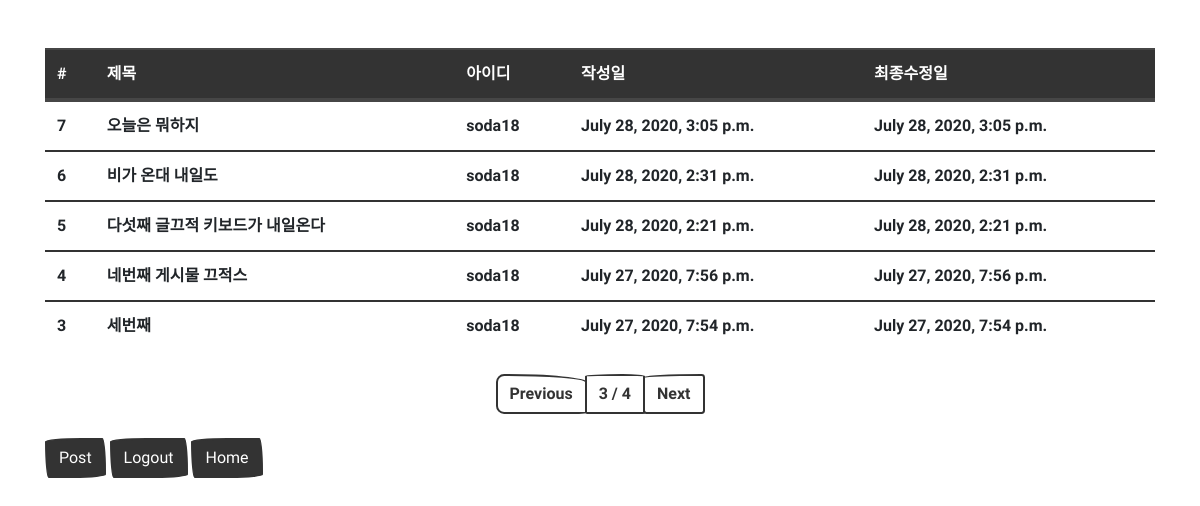
The app's page /board/list/?p=3 with its own data.
### board/models.py (models this page shows, shortened)
class Board(models.Model):
    title       = models.CharField(max_length=200, verbose_name="제목")
    contents    = models.TextField(verbose_name="내용")
    writer      = models.ForeignKey('member.BoardMember', on_delete=models.CASCADE, verbose_name="작성자")
    created_at  = models.DateTimeField(auto_now_add=True, verbose_name="작성일")
    updated_at  = models.DateTimeField(auto_now=True, verbose_name="최종수정일")
    tags        = models.ManyToManyField('tag.Tag', verbose_name="게시판태그")
    class Meta:
        db_table            = 'boards'
        verbose_name        = '게시판'
        verbose_name_plural = '게시판'

### member/models.py (models this page shows)
class BoardMember(models.Model):
    username    = models.CharField(max_length=100, verbose_name='유저ID')
    email       = models.EmailField(max_length=100, verbose_name='유저메일')
    password    = models.CharField(max_length=100, verbose_name='유저PW')
    created_at  = models.DateTimeField(auto_now_add=True, verbose_name='가입날짜')
    updated_at  = models.DateTimeField(auto_now=True, verbose_name='마지막수정일')
    def __str__(self):
        return self.username
    class Meta:
        db_table            = 'boardmembers'
        verbose_name        = '게시판멤버'
        verbose_name_plural = '게시판멤버'

### board/views.py (the view)
# urls.py: path('list/', views.board_list),
def board_list(request):
    all_boards  = Board.objects.all().order_by('-id')
    page        = int(request.GET.get('p', 1))
    pagenator   = Paginator(all_boards, 5)
    boards      = pagenator.get_page(page)
    return render(request, 'board_list.html', {"boards":boards})

### board/templates/board_list.html
{% extends "base.html" %} {% block content %}
<div class="row mt-5">
  <div class="col-12">
    <table class="table">
      <thead class="thead-dark">
        <tr>
          <th scope="col">#</th>
          <th scope="col">제목</th>
          <th scope="col">아이디</th>
          <th scope="col">작성일</th>
          <th scope="col">최종수정일</th>
        </tr>
      </thead>
      <tbody>
        {% for board in boards %}
        <tr onclick="location.href='/board/detail/{{ board.id }}/'">
          <th scope="row">{{ board.id }}</th>
          <td>{{ board.title }}</td>
          <td>{{ board.writer }}</td>
          <td>{{ board.created_at }}</td>
          <td>{{ board.updated_at }}</td>
        </tr>
        {% endfor %}
      </tbody>
    </table>
  </div>
</div>
<div class="row mt-2">
  <div class="col-12">
    <nav aria-label="Page navigation example">
      <ul class="pagination justify-content-center">
        {% if boards.has_previous %}
        <li class="page-item">
          <a class="page-link" href="?p={{ boards.previous_page_number }}"
            >Previous</a
          >
        </li>
        {% else %}
        <li class="page-item disabled">
          <a class="page-link" href="#">Previous</a>
        </li>
        {% endif %}
        <li class="page-item">
          <a class="page-link" href="#"
            >{{ boards.number }} / {{ boards.paginator.num_pages }}</a
          >
        </li>
        {% if boards.has_next %}
        <li class="page-item">
          <a class="page-link" href="?p={{ boards.next_page_number }}">Next</a>
        </li>
        {% else %}
        <li class="page-item disabled">
          <a class="page-link" href="#">Next</a>
        </li>
        {% endif %}
      </ul>
    </nav>
  </div>
</div>
<div class="row mt-2">
  <div class="col-12">
    <button class="btn btn-primary" onclick="location.href='/board/write/'">
      Post
    </button>
    <button class="btn btn-primary" onclick="location.href='/member/logout/'">
      Logout
    </button>
    <button class="btn btn-primary" onclick="location.href='/'">
      Home
    </button>
  </div>
</div>
{% endblock %}

### records on screen
Board: id "7", title "오늘은 뭐하지", writer "soda18", created_at "July 28, 2020, 3:05 p.m.", updated_at "July 28, 2020, 3:05 p.m."
Board: id "6", title "비가 온대 내일도", writer "soda18", created_at "July 28, 2020, 2:31 p.m.", updated_at "July 28, 2020, 2:31 p.m."
Board: id "5", title "다섯째 글끄적 키보드가 내일온다", writer "soda18", created_at "July 28, 2020, 2:21 p.m.", updated_at "July 28, 2020, 2:21 p.m."
Board: id "4", title "네번째 게시물 끄적스", writer "soda18", created_at "July 27, 2020, 7:56 p.m.", updated_at "July 27, 2020, 7:56 p.m."
Board: id "3", title "세번째", writer "soda18", created_at "July 27, 2020, 7:54 p.m.", updated_at "July 27, 2020, 7:54 p.m."

### other values on screen
{{ boards.number }} "3"
{{ boards.paginator.num_pages }} "4"
